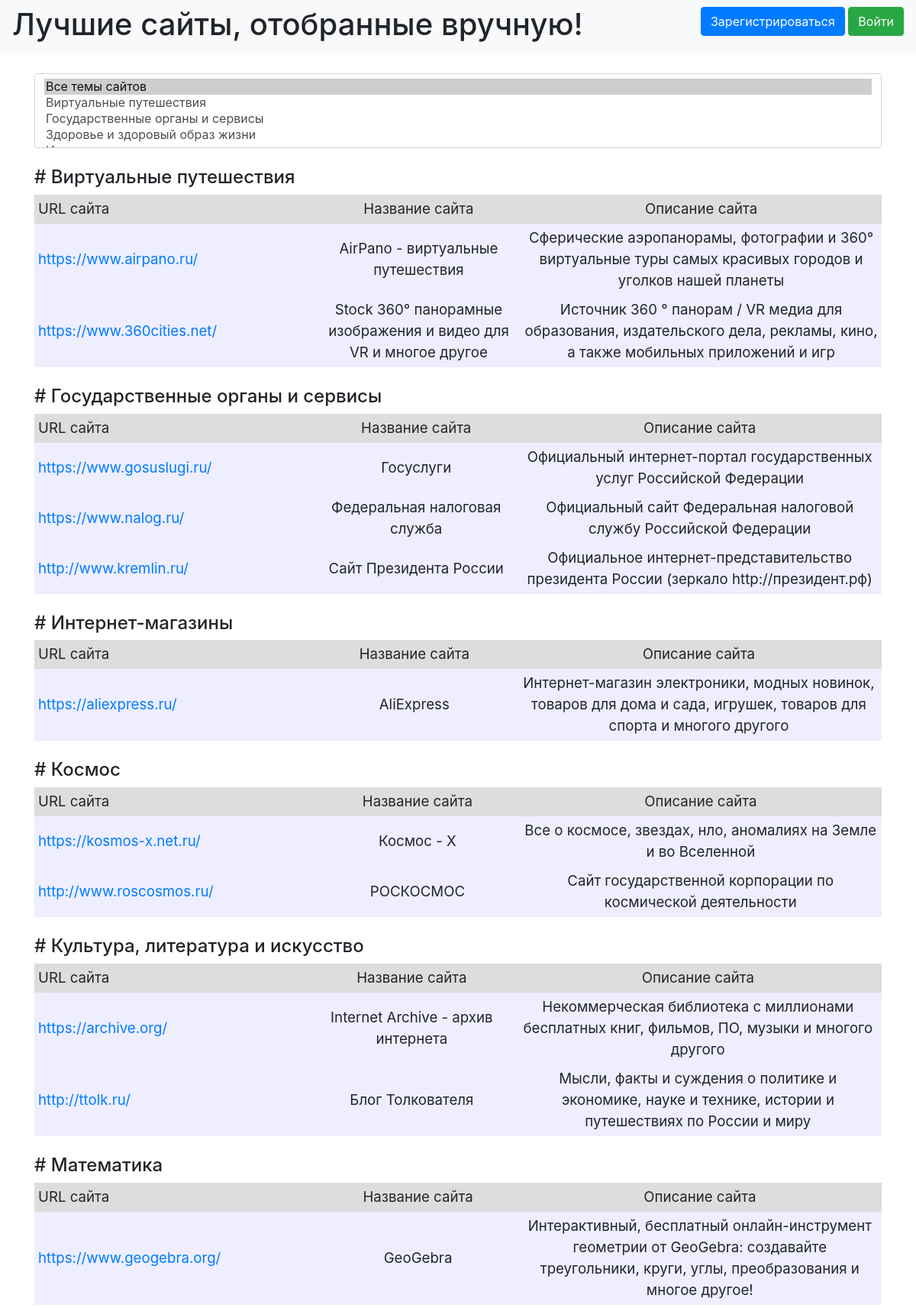
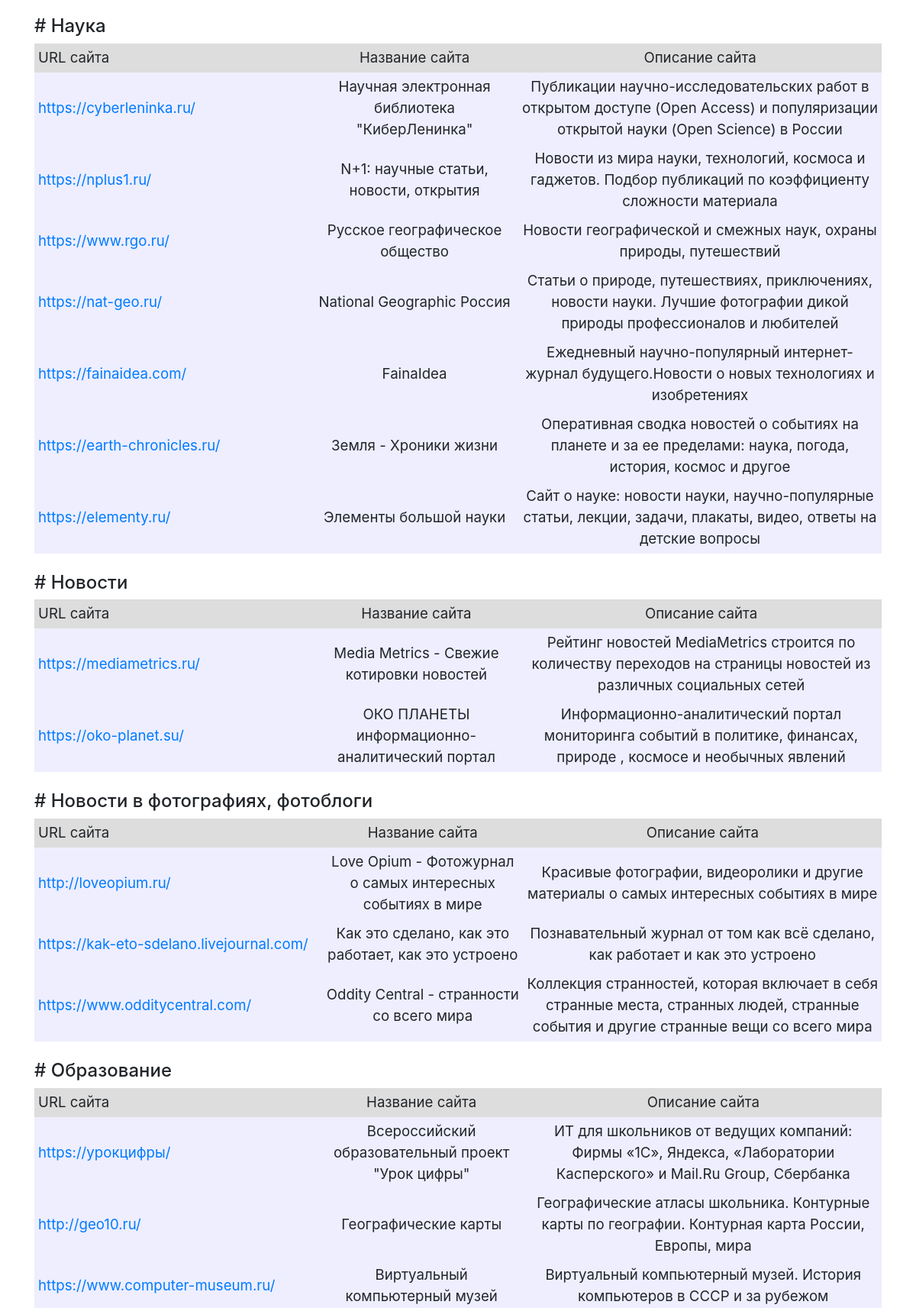
The page /start (upper part) on the database its author committed (2 pictures, top to bottom).
### data/topics.py (models this page shows, shortened)
class Topic(SqlAlchemyBase):
    __tablename__ = 'topics'
    id = sqlalchemy.Column(sqlalchemy.Integer, primary_key=True, autoincrement=True)
    topic_title = sqlalchemy.Column(sqlalchemy.String)
    user_id = sqlalchemy.Column(sqlalchemy.Integer, sqlalchemy.ForeignKey("users.id"))
    user = orm.relation('User')
    site = orm.relation("Site", back_populates='topic')

### data/sites.py (models this page shows, shortened)
class Site(SqlAlchemyBase):
    __tablename__ = 'sites'
    id = sqlalchemy.Column(sqlalchemy.Integer, primary_key=True, autoincrement=True)
    id_user = sqlalchemy.Column(sqlalchemy.Integer, sqlalchemy.ForeignKey("users.id"))
    site_address = sqlalchemy.Column(sqlalchemy.String, nullable=False)
    site_name = sqlalchemy.Column(sqlalchemy.String, nullable=False)
    id_topic = sqlalchemy.Column(sqlalchemy.Integer, sqlalchemy.ForeignKey("topics.id"))
    date_added = sqlalchemy.Column(sqlalchemy.DateTime, default=datetime.datetime.now)
    site_description = sqlalchemy.Column(sqlalchemy.String)
    topic = orm.relation('Topic')
    user = orm.relation('User')

### main.py (the view)
    @app.route("/")
    @app.route("/index")
    @app.route("/start")
    def start():
        id_topic, id_all = 0, 0
        id_list_users = [1]
        if current_user.is_authenticated:
            if current_user.id != 1:
                if id_all:
                    id_list_users = [current_user.id]
                else:
                    id_list_users.append(current_user.id)
        session = db_session.create_session()
        sites = session.query(Site).filter(Site.id_user.in_(id_list_users))
        if id_all:
            id_list_users = [1, current_user.id]
        topics = session.query(Topic).filter(Topic.user_id.in_(id_list_users))
        list_topics = sorted([p for p in topics], key=lambda q: q.topic_title)
        name_topics = {}
        name_topics[0] = 'Все темы сайтов'
        for topic in list_topics:
            if topic.id not in name_topics:
                name_topics[topic.id] = topic.topic_title
            elif topic.id == current_user.id:
                name_topics[topic.id] = topic.topic_title
        dict_site = {}
        list_sites = sorted([p for p in sites], key=lambda q: name_topics[q.id_topic])
        count_sites = {}
        count_sites[0] = len(list_sites)
        for p in list_sites:
            dict_site[p.id_topic] = dict_site.get(p.id_topic, []) + [p]
        for p in dict_site:
            count_sites[p] = len(dict_site[p])
        count_sites[-1] = len(dict_site)
        return render_template("index.html", dict_site=dict_site, name_topics=name_topics,
                               title='Лучшие сайты, отобранные вручную!', id_topic=id_topic,
                               id_all=id_all, count_sites=count_sites)

### data/db_session.py (called while the page is built)
def create_session() -> Session:
    global __factory
    return __factory()

### templates/index.html (shortened to what this page needs)
{% extends "base.html" %}
{% block content %}
<br>
{% if current_user.is_authenticated %}
<p align="justify">
    <a href="\0\topics" class="btn btn-secondary">Посмотреть темы сайтов</a>
    <a href="\0\add_site" class="btn btn-secondary">Добавить сайт</a>
    <a href="\0\add_topic" class="btn btn-secondary">Добавить тему</a></p>
    {% if current_user.id > 1 %}
        <select onchange="if (this.value) window.location.href = this.value" class="form-control" style="width:485px">
            {% if id_all == 0 %}
                <option selected value="/{{ 0 }}/{{ 0 }}">Показывать все сайты</option>
                <option value="/{{ 0 }}/{{ 1 }}">Показывать только сайты добавленные мной</option>
            {% else %}
                <option value="/{{ 0 }}/{{ 0 }}">Показывать все сайты</option>
                <option selected value="/{{ 0 }}/{{ 1 }}">Показывать только сайты добавленные мной</option>
            {% endif %}
        </select>
    {% endif %}
    <br>
    <select onchange="if (this.value) window.location.href = this.value" class="form-control" size="4">
        {% for key in name_topics %}
            {% if id_topic == key %}
                <option selected value="/{{ key }}/{{ id_all }}">{{ name_topics[key] }}</option>
            {% else %}
                <option value="/{{ key }}/{{ id_all }}">{{ name_topics[key] }}</option>
            {% endif %}
        {% endfor %}
    </select>
{% else %}
    <select onchange="if (this.value) window.location.href = this.value" class="form-control" size="4">
        {% for key in name_topics %}
            {% if id_topic == key %}
                <option selected value="/{{ key }}/{{ id_all }}">{{ name_topics[key] }}</option>
            {% else %}
                <option value="/{{ key }}/{{ id_all }}">{{ name_topics[key] }}</option>
            {% endif %}
        {% endfor %}
    </select>
{% endif %}
<br>
{% if id_topic == 0 %}
    {% for key, val in dict_site.items() %}
    <h4># {{ name_topics[key] }}</h4>
        <div class="table_container">
            <table class="my_table">
                <tr class="my_row">
                    <td class="title" width="400px" bgcolor="#dddddd">URL сайта</td>
                    <td class="title" width="300px" bgcolor="#dddddd" align="center">Название сайта</td>
                    <td class="title" width="550px" bgcolor="#dddddd" align="center">Описание сайта</td>
                </tr>
                {% for p in val %}
                <tr class="my_row">
                    <td class="ordinary" bgcolor="#eeeeff"><a href="{{ p.site_address }}">{{ p.site_address }}</a></td>
                    <td class="ordinary" bgcolor="#eeeeff" align="center">{{ p.site_name }}</td>
                    <td class="ordinary" bgcolor="#eeeeff" align="center">{{ p.site_description }}</td>
                </tr>
                {% endfor %}
            </table>
        </div>
        <br>
    {% endfor %}
{% endif %}
{% endblock %}

### static/css/style.css (style rules this page uses)
td.title { background-color: "#dddddd"; align: "center"; font-size: 14pt; padding: 5px; }
td.ordinary { background-color: "#eeeeff"; align: "center"; font-size: 14pt; padding: 5px; }

### rows shown on the page
Topic: topic_title "Виртуальные путешествия"
Site: site_address "https://www.airpano.ru/", site_name "AirPano - виртуальные путешествия", site_description "Сферические aэропанорамы, фотографии и 360° виртуальные туры самых красивых городов и уголков нашей планеты"
Site: site_address "https://www.360cities.net/", site_name "Stock 360° панорамные изображения и видео для VR и многое другое", site_description "Источник 360 ° панорам / VR медиа для образования, издательского дела, рекламы, кино, а также мобильных приложений и игр"
Topic: topic_title "Государственные органы и сервисы"
Site: site_address "https://www.gosuslugi.ru/", site_name "Госуслуги", site_description "Официальный интернет-портал государственных услуг Российской Федерации"
Site: site_address "https://www.nalog.ru/", site_name "Федеральная налоговая служба", site_description "Официальный сайт Федеральная налоговой службу Российской Федерации"
Site: site_address "http://www.kremlin.ru/", site_name "Сайт Президента России", site_description "Официальное интернет-представительство президента России (зеркало http://президент.рф)"
Topic: topic_title "Интернет-магазины"
Site: site_address "https://aliexpress.ru/", site_name "AliExpress", site_description "Интернет-магазин электроники, модных новинок, товаров для дома и сада, игрушек, товаров для спорта и многого другого"
Topic: topic_title "Космос"
Site: site_address "https://kosmos-x.net.ru/", site_name "Космос - Х", site_description "Все о космосе, звездах, нло, аномалиях на Земле и во Вселенной"
Site: site_address "http://www.roscosmos.ru/", site_name "РОСКОСМОС", site_description "Сайт государственной корпорации по космической деятельности"
Topic: topic_title "Культура, литература и искусство"
Site: site_address "https://archive.org/", site_name "Internet Archive - архив интернета", site_description "Некоммерческая библиотека с миллионами бесплатных книг, фильмов, ПО, музыки и многого другого"
Site: site_address "http://ttolk.ru/", site_name "Блог Толкователя", site_description "Мысли, факты и суждения о политике и экономике, науке и технике, истории и путешествиях по России и миру"
Topic: topic_title "Математика"
Site: site_address "https://www.geogebra.org/", site_name "GeoGebra", site_description "Интерактивный, бесплатный онлайн-инструмент геометрии от GeoGebra: создавайте треугольники, круги, углы, преобразования и многое другое!"
Topic: topic_title "Наука"
Site: site_address "https://cyberleninka.ru/", site_name "Научная электронная библиотека \"КиберЛенинка\"", site_description "Публикации научно-исследовательских работ в открытом доступе (Open Access) и популяризации открытой науки (Open Science) в России"
Site: site_address "https://nplus1.ru/", site_name "N+1: научные статьи, новости, открытия", site_description "Новости из мира науки, технологий, космоса и гаджетов. Подбор публикаций по коэффициенту сложности материала"
Site: site_address "https://www.rgo.ru/", site_name "Русское географическое общество", site_description "Новости географической и смежных наук, охраны природы, путешествий"
Site: site_address "https://nat-geo.ru/", site_name "National Geographic Россия", site_description "Статьи о природе, путешествиях, приключениях, новости науки. Лучшие фотографии дикой природы профессионалов и любителей"
Site: site_address "https://fainaidea.com/", site_name "FainaIdea", site_description "Ежедневный научно-популярный интернет-журнал будущего.Новости о новых технологиях и изобретениях"
Site: site_address "https://earth-chronicles.ru/", site_name "Земля - Хроники жизни", site_description "Оперативная сводка новостей о событиях на планете и за ее пределами: наука, погода, история, космос и другое"
Site: site_address "https://elementy.ru/", site_name "Элементы большой науки", site_description "Сайт о науке: новости науки, научно-популярные статьи, лекции, задачи, плакаты, видео, ответы на детские вопросы"
Topic: topic_title "Новости"
Site: site_address "https://mediametrics.ru/", site_name "Media Metrics - Свежие котировки новостей", site_description "Рейтинг новостей MediaMetrics строится по количеству переходов на страницы новостей из различных социальных сетей"
Site: site_address "https://oko-planet.su/", site_name "ОКО ПЛАНЕТЫ информационно-аналитический портал", site_description "Информационно-аналитический портал мониторинга событий в политике, финансах, природе , космосе и необычных явлений"
Topic: topic_title "Новости в фотографиях, фотоблоги"
Site: site_address "http://loveopium.ru/", site_name "Love Opium - Фотожурнал о самых интересных событиях в мире", site_description "Красивые фотографии, видеоролики и другие материалы о самых интересных событиях в мире"
Site: site_address "https://kak-eto-sdelano.livejournal.com/", site_name "Как это сделано, как это работает, как это устроено", site_description "Познавательный журнал от том как всё сделано, как работает и как это устроено"
Site: site_address "https://www.odditycentral.com/", site_name "Oddity Central - странности со всего мира", site_description "Коллекция странностей, которая включает в себя странные места, странных людей, странные события и другие странные вещи со всего мира"
Topic: topic_title "Образование"
Site: site_address "https://урокцифры/", site_name "Всероссийский образовательный проект \"Урок цифры\"", site_description "ИТ для школьников от ведущих компаний: Фирмы «1С», Яндекса, «Лаборатории Касперского» и Mail.Ru Group, Сбербанка"
Site: site_address "http://geo10.ru/", site_name "Географические карты", site_description "Географические атласы школьника. Контурные карты по географии. Контурная карта России, Европы, мира"
Site: site_address "https://www.computer-museum.ru/", site_name "Виртуальный компьютерный музей", site_description "Виртуальный компьютерный музей. История компьютеров в СССР и за рубежом"

### other values the page prints
form field value "Все темы сайтов ☑ / Виртуальные путешествия / Государственные органы и сервисы / Здоровье и здоровый образ жизни"
